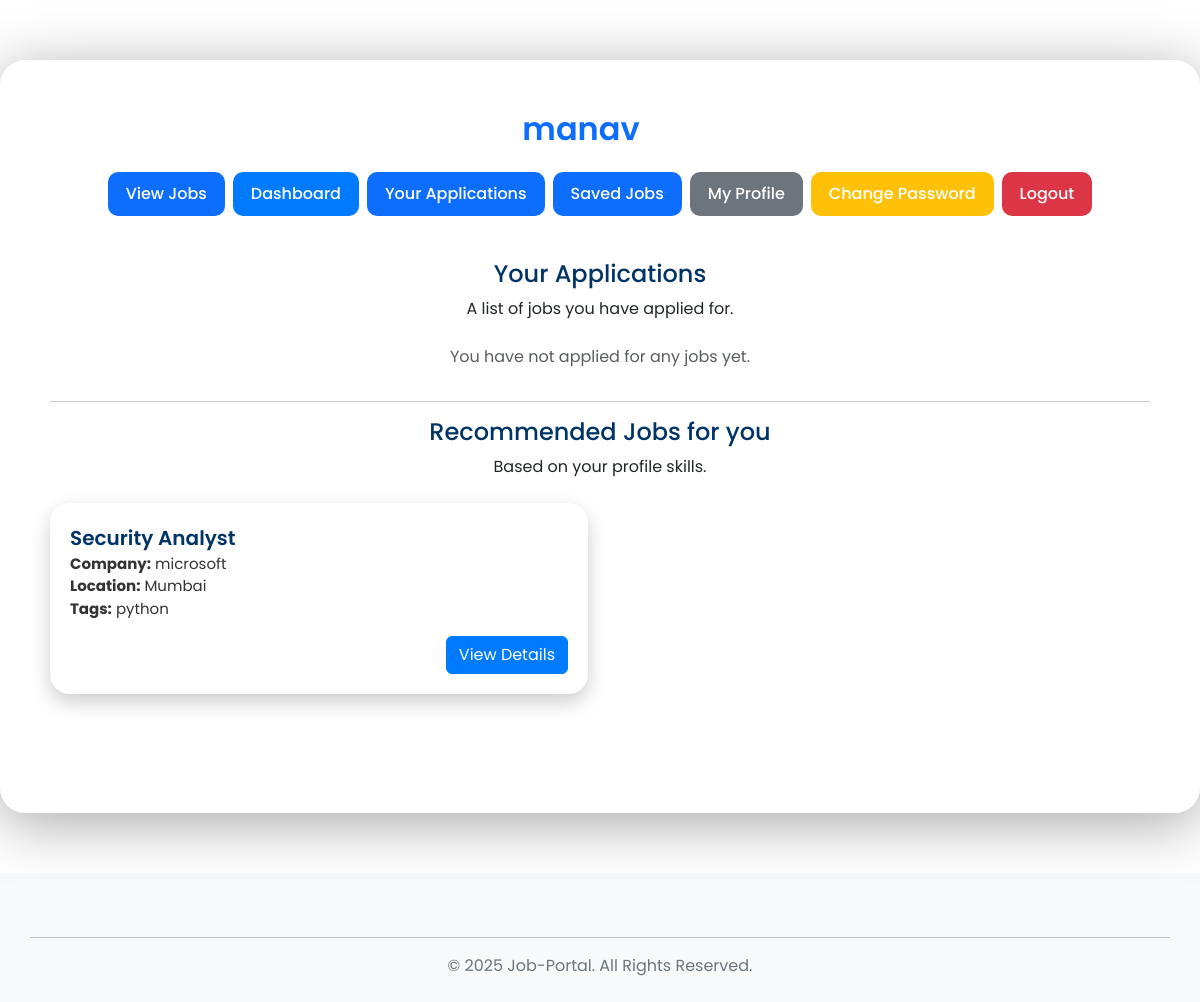
/jobseeker/jobseeker-dashboard.php (signed in), run on the app's committed database.
### tables this page shows
CREATE TABLE `jobs` (
  `id` int(11) NOT NULL,
  `employer_id` int(11) NOT NULL,
  `title` varchar(255) NOT NULL,
  `description` text NOT NULL,
  `location` varchar(100) DEFAULT NULL,
  `salary_range` varchar(50) DEFAULT NULL,
  `job_type` enum('Full-Time','Part-Time','Internship','Remote') DEFAULT NULL,
  `experience_required` varchar(100) DEFAULT NULL,
  `skills_required` text DEFAULT NULL,
  `created_at` timestamp NOT NULL DEFAULT current_timestamp(),
  `company_name` varchar(255) DEFAULT NULL,
  `tags` varchar(255) DEFAULT NULL
);

### jobseeker/jobseeker-dashboard.php (the view, shortened to what this page needs)
<?php
include("../config.php");
$current_page = basename($_SERVER['PHP_SELF']);
$userid = $_SESSION['userid'];
$applied_jobs = [];
$jobseeker_profile_sql = "SELECT skills FROM jobseeker_profiles WHERE user_id = ?";
$stmt = $conn->prepare($jobseeker_profile_sql);
$stmt->bind_param("i", $userid);
$stmt->execute();
$jobseeker_profile_result = $stmt->get_result();
$skills_string = "";
if ($jobseeker_profile_result && $jobseeker_profile_result->num_rows > 0) {
    $profile_data = $jobseeker_profile_result->fetch_assoc();
    $skills_string = $profile_data['skills'];
}
$recommended_jobs = [];
if (!empty($skills_string)) {
    $skills_array = explode(',', $skills_string);
    $search_queries = [];
    foreach ($skills_array as $skill) {
        $skill = trim($skill);
        if (!empty($skill)) {
            $search_queries[] = "tags LIKE '%" . $conn->real_escape_string($skill) . "%'";
        }
    }
    if (!empty($search_queries)) {
        $search_query = implode(' OR ', $search_queries);
        $recommended_jobs_sql = "SELECT * FROM jobs WHERE " . $search_query . " LIMIT 5";
        $recommended_jobs_result = $conn->query($recommended_jobs_sql);
        if ($recommended_jobs_result && $recommended_jobs_result->num_rows > 0) {
            while ($row = $recommended_jobs_result->fetch_assoc()) {
                $recommended_jobs[] = $row;
            }
        }
    }
}
?>
<!DOCTYPE html>
<html>
<head>
    <link href="https://cdn.jsdelivr.net/npm/bootstrap@5.3.0/dist/css/bootstrap.min.css" rel="stylesheet">
</head>
<body>
<div class="container dashboard-wrapper">
    <h2 class="text-center mb-4 text-white">Welcome, <span class="text-primary"><?php echo htmlspecialchars($_SESSION['username']); ?></span> (Jobseeker)</h2>
    <ul class="nav nav-pills justify-content-center mb-4" id="pills-tab" role="tablist">
        <li class="nav-item" role="presentation">
            <a class="nav-link me-2 <?php echo ($current_page == 'view-jobs.php' ? 'active' : 'bg-primary text-white'); ?>" href="view-jobs.php">View Jobs</a>
        </li>
        <li class="nav-item" role="presentation">
            <a class="nav-link me-2 active" href="jobseeker-dashboard.php">Dashboard</a>
        </li>
        <li class="nav-item" role="presentation">
            <a class="nav-link me-2 <?php echo ($current_page == 'your-applications.php' ? 'active' : 'bg-primary text-white'); ?>" href="your-applications.php">Your Applications</a>
        </li>
        <li class="nav-item" role="presentation">
            <a class="nav-link me-2 <?php echo ($current_page == 'saved_jobs.php' ? 'active' : 'bg-primary text-white'); ?>" href="saved_jobs.php">Saved Jobs</a>
        </li>
        <li class="nav-item" role="presentation">
            <a class="nav-link me-2 <?php echo ($current_page == 'profile.php' ? 'active' : 'bg-secondary text-white'); ?>" href="profile.php">My Profile</a>
        </li>
        <li class="nav-item" role="presentation">
            <a class="nav-link me-2 <?php echo ($current_page == 'change-password.php' ? 'active' : 'bg-warning text-white'); ?>" href="../change-password.php">Change Password</a>
        </li>
        <li class="nav-item" role="presentation">
            <a class="nav-link text-white bg-danger" href="../logout.php">Logout</a>
        </li>
    </ul>
    <div class="tab-content" id="pills-tabContent">
        <div class="tab-pane fade show active">
            <h4 class="text-center">Your Applications</h4>
            <p class="text-center text-dark">A list of jobs you have applied for.</p>
            <div class="row mt-4">
                <?php if (!empty($applied_jobs)): ?>
                    <?php foreach ($applied_jobs as $job): ?>
                        <div class="col-md-6 mb-4">
                            <div class="applied-job-item">
                                <div class="job-title"><?php echo htmlspecialchars($job['title']); ?></div>
                                <div class="job-info">
                                    <strong>Company:</strong> <?php echo htmlspecialchars($job['company_name']); ?><br>
                                    <strong>Location:</strong> <?php echo htmlspecialchars($job['location']); ?><br>
                                    <strong>Applied On:</strong> <?php echo date('M d, Y', strtotime($job['applied_on'])); ?>
                                </div>
                            </div>
                        </div>
                    <?php endforeach; ?>
                <?php else: ?>
                    <p class="text-center text-muted">You have not applied for any jobs yet.</p>
                <?php endif; ?>
            </div>
            <hr>
            <h4 class="text-center">Recommended Jobs for you</h4>
            <p class="text-center text-dark">Based on your profile skills.</p>
            <div class="row mt-4">
                <?php if (!empty($recommended_jobs)): ?>
                    <?php foreach ($recommended_jobs as $job): ?>
                        <div class="col-md-6 mb-4">
                            <div class="job-card">
                                <div class="job-title"><?php echo htmlspecialchars($job['title']); ?></div>
                                <div class="job-info">
                                    <strong>Company:</strong> <?php echo htmlspecialchars($job['company_name']); ?><br>
                                    <strong>Location:</strong> <?php echo htmlspecialchars($job['location']); ?><br>
                                    <strong>Tags:</strong> <?php echo htmlspecialchars($job['tags']); ?>
                                </div>
                                <div class="text-end mt-3">
                                    <a href="view-job.php?id=<?php echo $job['id']; ?>" class="btn btn-custom">View Details</a>
                                </div>
                            </div>
                        </div>
                    <?php endforeach; ?>
                <?php else: ?>
                    <p class="text-center text-muted">No recommended jobs found. Please update your skills in your profile to get better recommendations.</p>
                <?php endif; ?>
            </div>
        </div>
    </div>
</div>
<?php include('../footer.php'); ?>
</body>
</html>

### jobseeker/jobseeker-dashboard.php (style rules this page uses)
body { background: url("https://images.unsplash.com/photo-1504384308090-c894fdcc538d") no-repeat center center fixed; background-size: cover; font-family: 'Poppins', sans-serif; margin: 0; padding: 0; overflow-x: hidden; }
.dashboard-wrapper { background: rgba(255, 255, 255, 0.12); backdrop-filter: blur(18px); -webkit-backdrop-filter: blur(18px); padding: 50px 30px; border-radius: 25px; max-width: 1200px; margin: 60px auto; box-shadow: 0 10px 60px rgba(0, 0, 0, 0.35); }
h2 span { color: #007bff; font-weight: 600; }
.nav-link { font-weight: 500; font-size: 16px; border-radius: 10px !important; padding: 10px 18px; transition: all 0.3s ease-in-out; }
.nav-pills .nav-link.active { background-color: #007bff !important; color: white !important; }
.tab-content { background: rgba(255, 255, 255, 0.2); backdrop-filter: blur(12px); padding: 20px; border-radius: 15px; }
.tab-pane h4 { color: #003366; }
.job-card, .applied-job-item { background: rgba(255, 255, 255, 0.15); backdrop-filter: blur(12px); -webkit-backdrop-filter: blur(12px); border: none; border-radius: 20px; padding: 20px; margin-bottom: 25px; transition: all 0.3s ease-in-out; color: #000; box-shadow: 0 8px 20px rgba(0,0,0,0.2); }
.job-title { font-size: 20px; font-weight: 600; color: #003366; }
.job-info { font-size: 15px; color: #333; }
.btn-custom { background-color: #007bff; border-color: #007bff; color: white; transition: all 0.3s ease; }

### data on the page
jobs: title "Security Analyst", company_name "microsoft", location "Mumbai", tags "python"

### other printed values
$_SESSION['username'] "manav"
